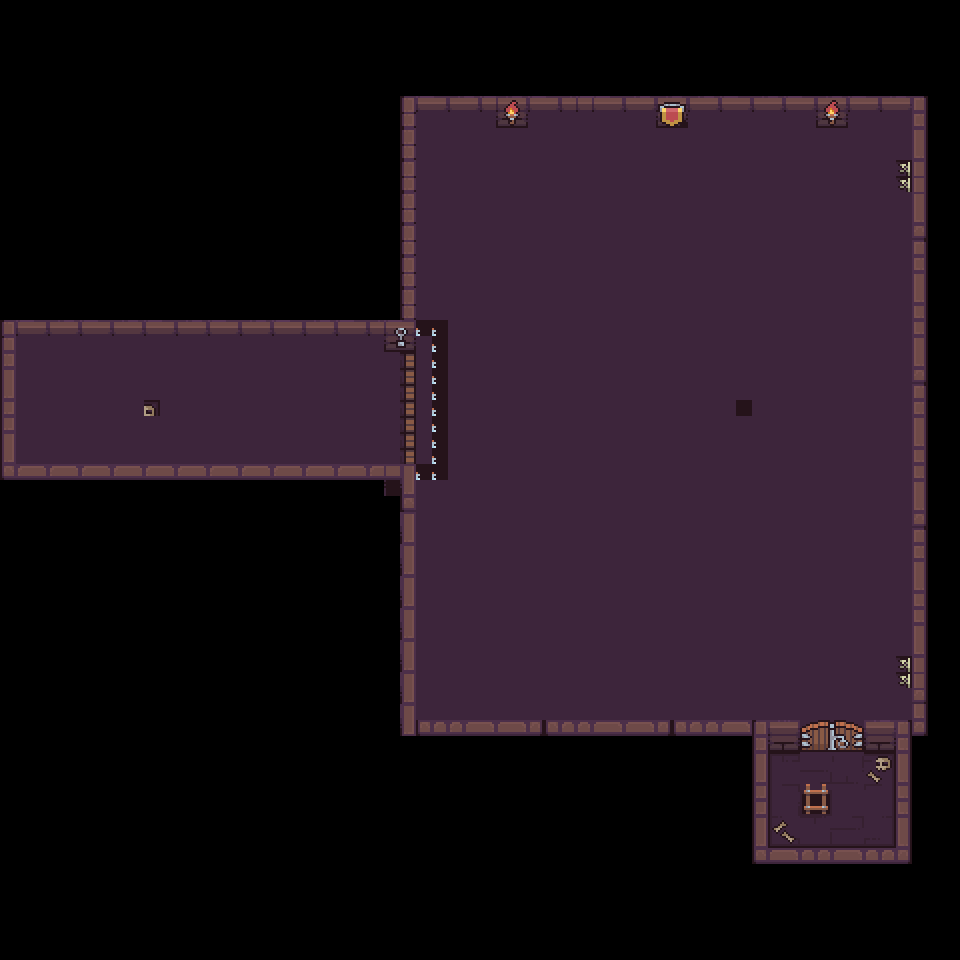

A level layout from a 2D game, rendered from its tile map. Below: a short description, then the map file with tile-grid data replaced by summaries:
An orthogonal 60x60 tile map with 16x16 px tiles, 7 tile layers (Ground, Player Spawn, First Room Spawn, Blank, ...).

<map version="1.10" tiledversion="1.10.2" orientation="orthogonal" renderorder="right-down" width="60" height="60" tilewidth="16" tileheight="16" infinite="0" nextlayerid="8" nextobjectid="1">
 <tileset firstgid="1" source="Dungeon_Tileset_at.tsx" />
 <layer id="2" name="Ground" width="60" height="60" locked="1">
  <data>[3600 cells, 1622 non-empty, 46 distinct tile ids]</data>
 </layer>
 <layer id="5" name="Player Spawn" width="60" height="60" locked="1">
  <data>[3600 cells, 1 non-empty, 1 distinct tile ids]</data>
 </layer>
 <layer id="3" name="First Room Spawn" width="60" height="60" locked="1">
  <data>[3600 cells, 1 non-empty, 1 distinct tile ids]</data>
 </layer>
 <layer id="6" name="Blank" width="60" height="60" locked="1">
  <data>[3600 cells, 4 non-empty, 4 distinct tile ids]</data>
 </layer>
 <layer id="4" name="First Room Trigger" width="60" height="60" locked="1">
  <data>[3600 cells, 12 non-empty, 1 distinct tile ids]</data>
 </layer>
 <layer id="7" name="Door" width="60" height="60" locked="1">
  <data>[3600 cells, 16 non-empty, 9 distinct tile ids]</data>
 </layer>
 <layer id="1" name="Walls" width="60" height="60" locked="1">
  <data>[3600 cells, 229 non-empty, 90 distinct tile ids]</data>
 </layer>
</map>
